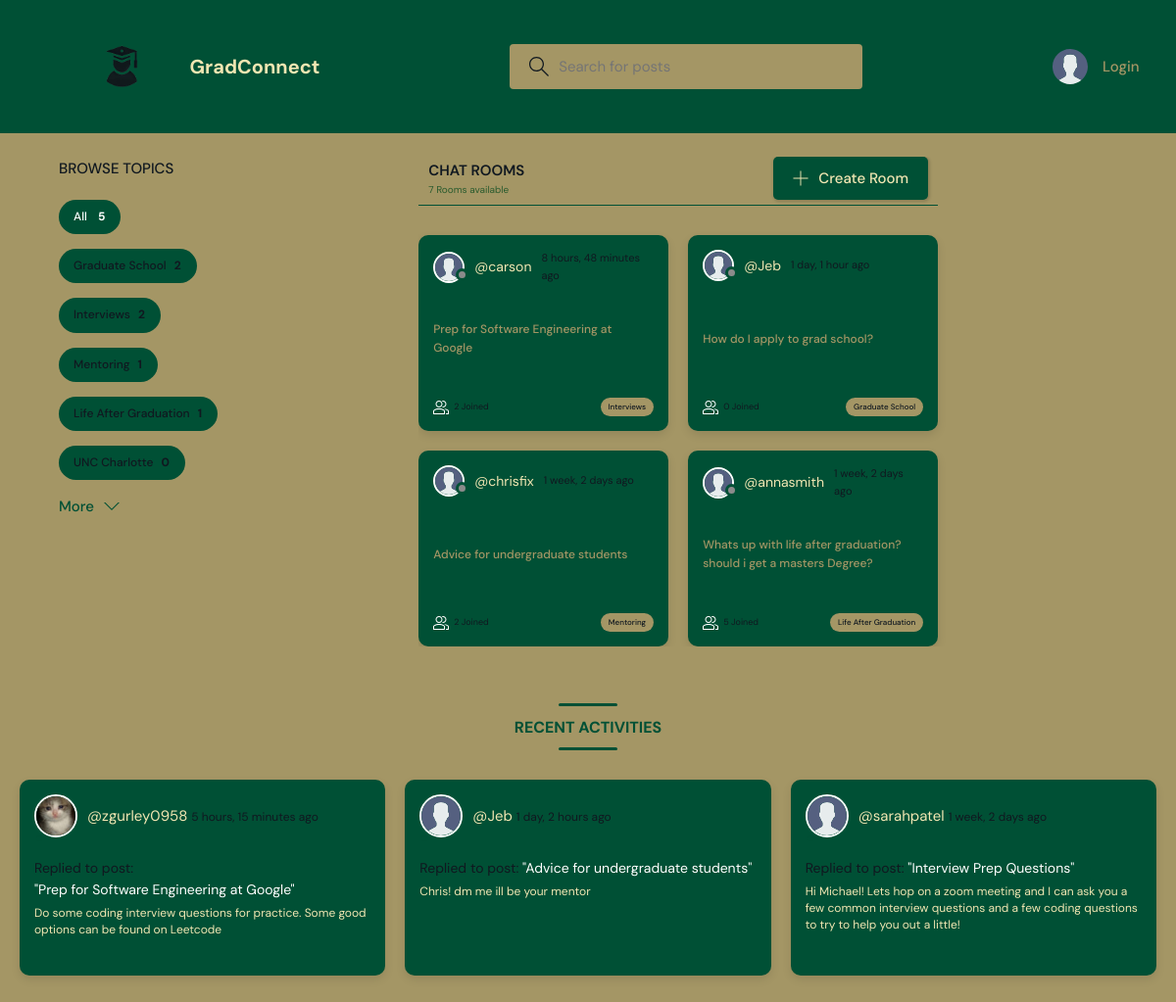
Before: / with the older database file.
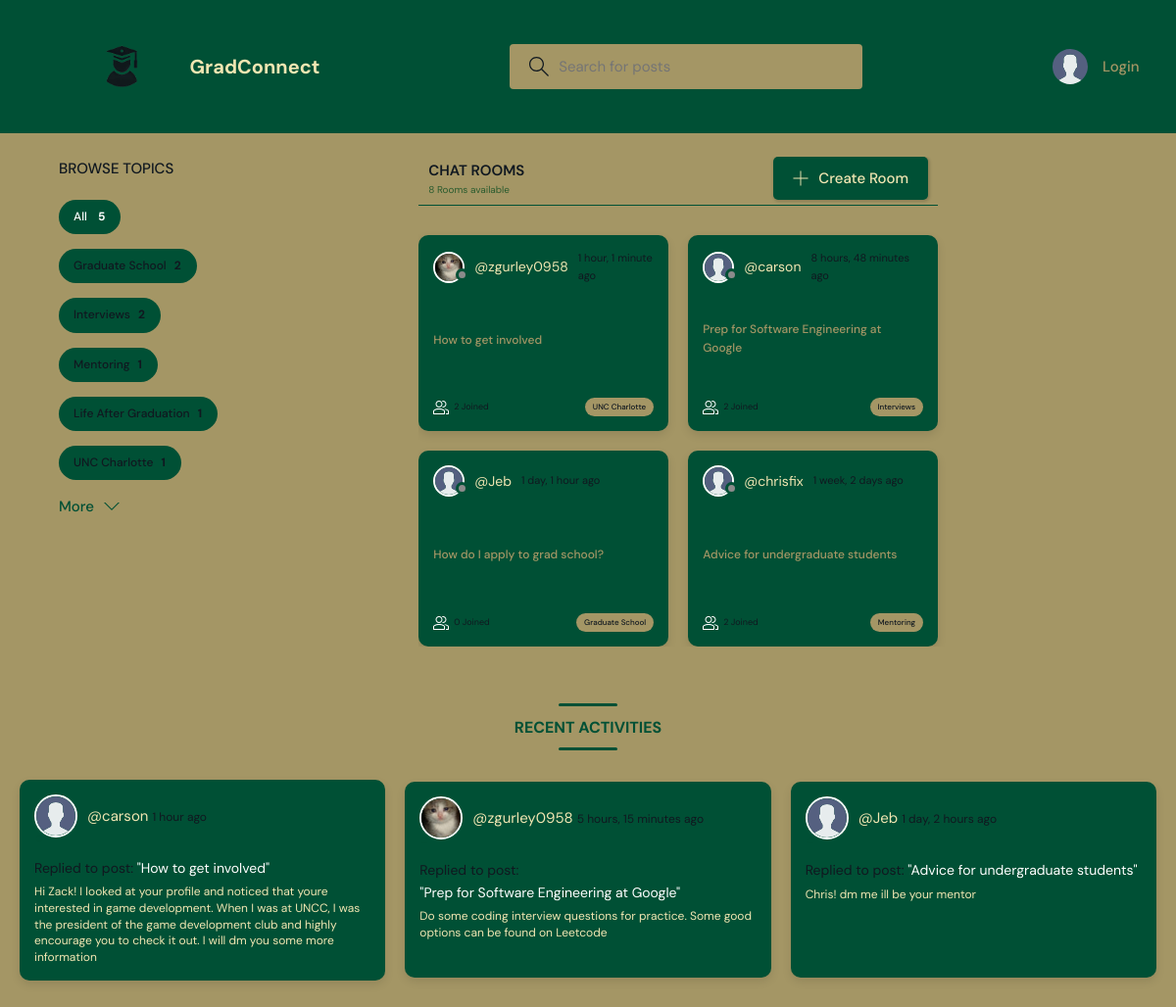
After: the same page with the newer database file.
### base/models.py (models this page shows, shortened)
class Topic(models.Model):
    name = models.CharField(max_length=200)

class Room(models.Model):
    host = models.ForeignKey(User, on_delete=models.SET_NULL, null=True)
    topic = models.ForeignKey(Topic, on_delete=models.SET_NULL, null=True)
    name = models.CharField(max_length=200)
    description = models.TextField(null=True, blank=True)
    participants = models.ManyToManyField(
        User, related_name='participants', blank=True)
    updated = models.DateTimeField(auto_now=True)
    created = models.DateTimeField(auto_now_add=True)
    class Meta:
        ordering = ['-updated', '-created']
    def __str__(self):
        return self.name

class User(AbstractUser):
    name = models.CharField(max_length=200, null=True)
    email = models.EmailField(unique=True, null=True)
    bio = models.TextField(null=True)
    skills = models.ManyToManyField(Skill, related_name="users", blank=True)
    avatar = models.ImageField(null=True, default="avatar.svg")
    USERNAME_FIELD = 'email'
    REQUIRED_FIELDS = ['username']

class Message(models.Model):
    user = models.ForeignKey(User, on_delete=models.CASCADE)
    room = models.ForeignKey(Room, on_delete=models.CASCADE)
    body = models.TextField()
    updated = models.DateTimeField(auto_now=True)
    created = models.DateTimeField(auto_now_add=True)
    class Meta:
        ordering = ['-updated', '-created']

### base/views.py (the view)
# urls.py: path('', views.home, name="home"),
def home(request):
    q = request.GET.get('q') if request.GET.get('q') != None else ''
    rooms = Room.objects.filter(
        Q(topic__name__icontains=q) |
        Q(name__icontains=q) |
        Q(description__icontains=q)
    )
    topics = Topic.objects.all()[0:5]
    room_count = rooms.count()
    room_messages = Message.objects.filter(
        Q(room__topic__name__icontains=q))[0:3]
    context = {'rooms': rooms, 'topics': topics,
               'room_count': room_count, 'room_messages': room_messages}
    return render(request, 'base/home.html', context)

### base/templates/base/home.html (shortened to what this page needs)
{% extends 'main.html' %}
{% block content %}
<main class="layout layout--3">
  <div class="container">
    {% include 'base/topics_component.html' %}
    <div class="roomList">
      <div class="roomList__header">
        <div>
          <h2>Chat Rooms</h2>
          <p>{{room_count}} Rooms available</p>
        </div>
        <a class="btn btn--main" href="{% url 'create-room' %}">
          <svg version="1.1" xmlns="http://www.w3.org/2000/svg" width="32" height="32" viewBox="0 0 32 32">
            <title>add</title>
            <path
              d="M16.943 0.943h-1.885v14.115h-14.115v1.885h14.115v14.115h1.885v-14.115h14.115v-1.885h-14.115v-14.115z">
            </path>
          </svg>
          Create Room
        </a>
      </div>
      {% include 'base/feed_component.html' %}
    </div>
  </div>
  {% include 'base/activity_component_bottom.html' %}
</main>
{% endblock %}

### base/templates/base/topics_component.html
<div class="topics">
    <div class="topics__header">
        <h2>Browse Topics</h2>
    </div>
    <ul class="topics__list">
        <li>
            <a href="{% url 'home' %}" class="active">All <span>{{topics.count}}</span></a>
        </li>
        {% for topic in topics %}
        <li>
            <a href="{% url 'home' %}?q={{topic.name}}">{{topic.name}}<span>{{topic.room_set.all.count}}</span></a>
        </li>
        {% endfor %}
    </ul>
    <a class="btn btn--link" href="{% url 'topics' %}">
        More
        <svg version="1.1" xmlns="http://www.w3.org/2000/svg" width="32" height="32" viewBox="0 0 32 32">
            <title>chevron-down</title>
            <path d="M16 21l-13-13h-3l16 16 16-16h-3l-13 13z"></path>
        </svg>
    </a>
</div>

### base/templates/base/feed_component.html (shortened to what this page needs)
{% for room in rooms %}
<div class="roomListRoom">
    <div class="roomListRoom__header">
        <a href="{% url 'user-profile' room.host.id %}" class="roomListRoom__author">
            <div class="avatar avatar--small">
                <img src="{{room.host.avatar.url}}" />
            </div>
            <span class="roomListRoom__username">@{{room.host.username}}</span>
            <span class="roomListRoom__timestamp">{{room.created|timesince}} ago</span>
        </a>
    </div>
    <div class="roomListRoom__content">
        <a href="{% url 'room' room.id %}">{{room.name}}</a>
    </div>
    <div class="roomListRoom__meta">
        <a href="{% url 'room' room.id %}" class="roomListRoom__joined">
            {{room.participants.all.count}} Joined
        </a>
        <p class="roomListRoom__topic">{{room.topic.name}}</p>
    </div>
</div>
{% endfor %}

### base/templates/base/activity_component_bottom.html (shortened to what this page needs)
<div class="activities_new">
    <div class="activities__header_new">
        <h2>Recent Activities</h2>
    </div>
    <div class="activities__list_new">
        {% for message in room_messages %}
        <div class="activityCard_new">
            <div class="activityCard__header_new">
                <a href="{% url 'user-profile' message.user.id %}" class="activityCard__author_new">
                    <div class="avatar avatar--small_new">
                        <img src="{{message.user.avatar.url}}" alt="User Avatar" />
                    </div>
                    <p>
                        @{{message.user.username}}
                        <span class="activityCard__timestamp_new">{{message.created|timesince}} ago</span>
                    </p>
                </a>
            </div>
            <div class="activityCard__content_new">
                <p>Replied to post:
                    <a href="{% url 'room' message.room.id %}" class="activityCard__room_new">
                        "{{message.room}}"
                    </a>
                </p>
                <div class="activityCard__message_new">{{message.body}}</div>
            </div>
        </div>
        {% endfor %}
    </div>
</div>

Changed rows visible on the page:
no longer on this page (row unchanged): Room: host.avatar (placeholder picture), host.username "annasmith", created "1 week, 2 days", name "Whats up with life after graduation? should i get a masters Degree?", participants.all.count "5", topic.name "Life After Graduation"
no longer on this page (row unchanged): Message: user.avatar (placeholder picture), user.username "sarahpatel", created "1 week, 2 days", room "Interview Prep Questions", body "Hi Michael! Lets hop on a zoom meeting and I can ask you a few common interview questions and a few coding questions to try to help you out a little!"
computed for Topic "UNC Charlotte": room_set.all.count "0" → "1"
added Room: host.avatar (picture), host.username "zgurley0958", created "1 hour, 1 minute", name "How to get involved", participants.all.count "2", topic.name "UNC Charlotte"
added Message: user.avatar (placeholder picture), user.username "carson", created "1 hour", room "How to get involved", body "Hi Zack! I looked at your profile and noticed that youre interested in game development. When I was at UNCC, I was the president of the game development club and highly encourage you to check it out. I will dm you some more information"
Other visible differences:
{{ room_count }}: "7" → "8"
